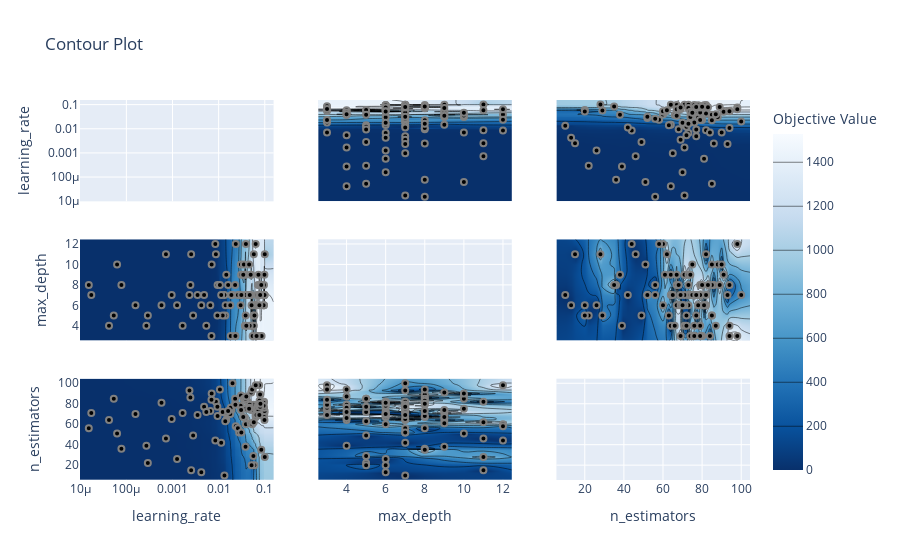

Notebook source saved alongside this figure:
### Markdown cell above
Visualize hyperparameter relationships. See :func:`~optuna.visualization.plot_contour` for the details.

### Code cell
plot_contour(study, target=lambda t: t.values[1])
